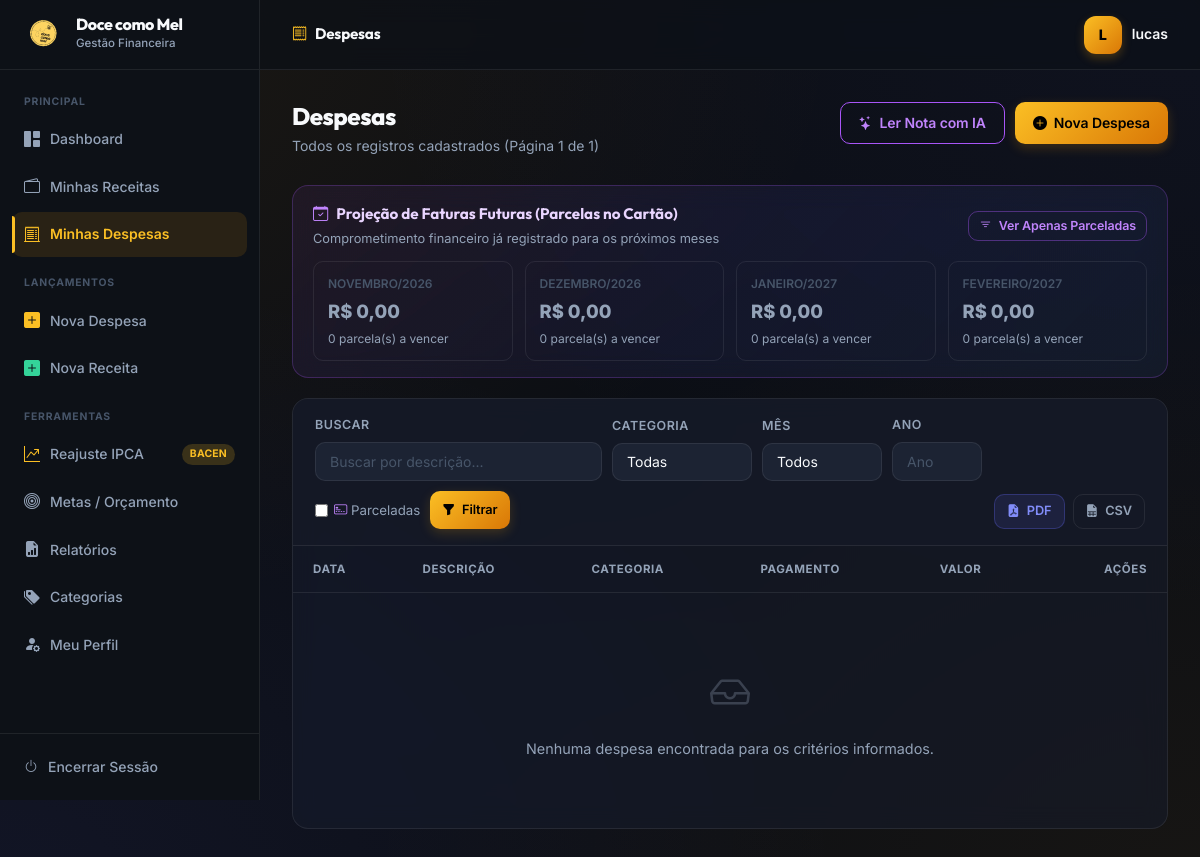
Page /gastos/ (signed in) on the earlier database version.
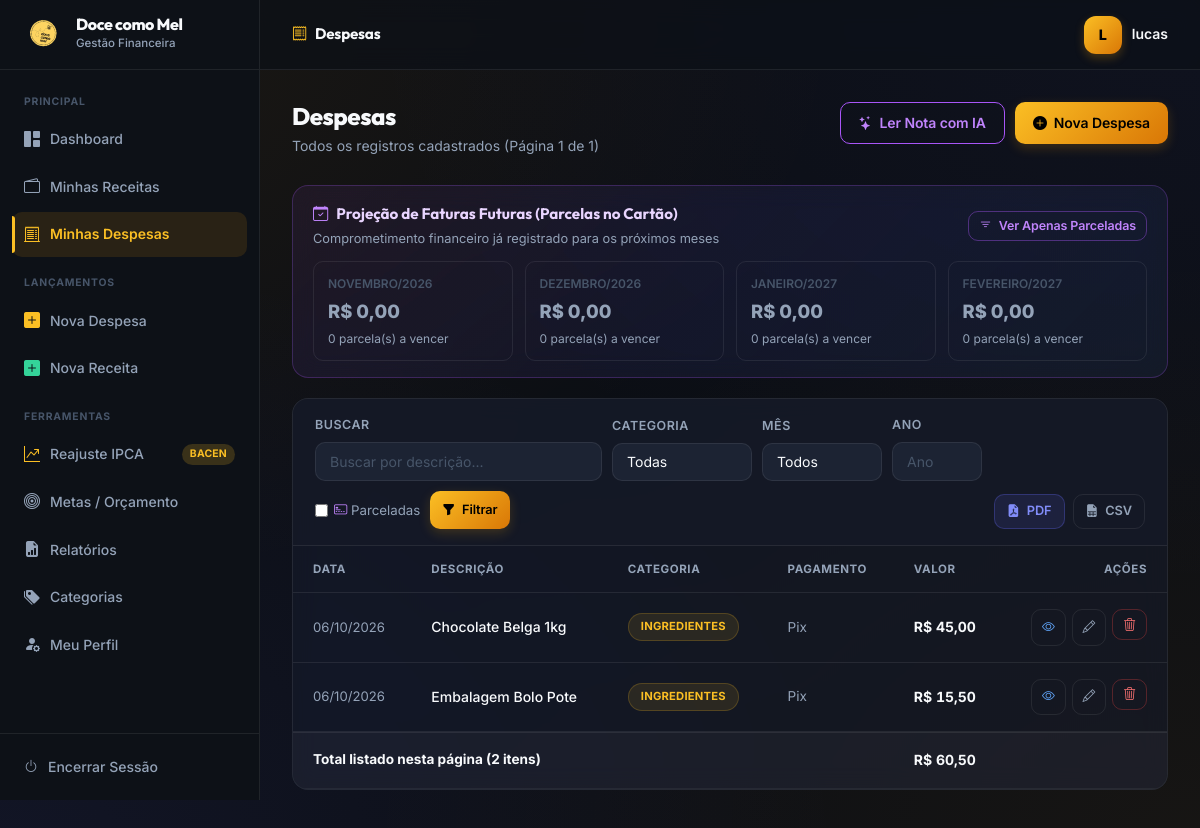
Same page on the later database version.
### app/models/gasto.py (models this page shows, shortened)
class Gasto(db.Model):
    __tablename__ = 'gasto'
    id_gasto = db.Column(db.Integer, primary_key=True)
    valor = db.Column(db.Numeric(10, 2), nullable=False)
    data_gasto = db.Column(db.Date, nullable=False, default=date.today, index=True)
    forma_pagamento = db.Column(db.String(50), nullable=False)
    descricao = db.Column(db.String(255), nullable=True)
    id_usuario = db.Column(db.Integer, db.ForeignKey('usuario.id_usuario'), nullable=False, index=True)
    id_categoria = db.Column(db.Integer, db.ForeignKey('categoria.id_categoria'), nullable=False)
    parcela_atual = db.Column(db.Integer, nullable=True, default=1)
    total_parcelas = db.Column(db.Integer, nullable=True, default=1)
    id_parcelamento = db.Column(db.String(36), nullable=True, index=True)
    comprovante = db.Column(db.String(255), nullable=True)
    is_recorrente = db.Column(db.Boolean, nullable=False, default=False)
    dia_recorrencia = db.Column(db.Integer, nullable=True)
    is_pago = db.Column(db.Boolean, nullable=False, default=True)

### app/models/categoria.py (models this page shows, shortened)
class Categoria(db.Model):
    __tablename__ = 'categoria'
    id_categoria = db.Column(db.Integer, primary_key=True)
    nome_categoria = db.Column(db.String(100), nullable=False, unique=True)
    id_categoria_pai = db.Column(db.Integer, db.ForeignKey('categoria.id_categoria'), nullable=True)
    subcategorias = db.relationship('Categoria', backref=db.backref('pai', remote_side=[id_categoria]), lazy='dynamic')
    gastos = db.relationship('Gasto', backref='categoria', lazy=True)

### app/routes/gastos.py (the view)
@gastos_bp.route('/')
@login_required
def listar():
    id_usuario = session['id_usuario']
    mes = request.args.get('mes', type=int)
    ano = request.args.get('ano', type=int)
    busca = request.args.get('busca', '').strip() or None
    id_categoria = request.args.get('id_categoria', type=int) or None
    parcelados = request.args.get('parcelados', type=int) == 1
    page = request.args.get('page', type=int, default=1)
    categorias = CategoriaService.listar_todas()
    paginacao = GastoService.listar_paginado(
        id_usuario=id_usuario, page=page, per_page=PER_PAGE,
        mes=mes, ano=ano, busca=busca, id_categoria=id_categoria,
        apenas_parcelados=parcelados
    )
    gastos = paginacao.items
    total = GastoService.calcular_total(gastos)
    projecoes = GastoService.buscar_projecao_parcelas_futuras(id_usuario, 4)
    return render_template(
        'gastos/listar.html',
        gastos=gastos, paginacao=paginacao,
        mes=mes, ano=ano, busca=busca or '',
        id_categoria=id_categoria, categorias=categorias,
        parcelados=parcelados, projecoes=projecoes,
        total=float(total)
    )

### app/templates/gastos/listar.html (shortened to what this page needs)
{% extends 'base.html' %}
{% block topbar_title %}<i class="bi bi-receipt" style="color:var(--amber);margin-right:8px;"></i>Despesas{% endblock %}
{% block content %}
<div class="page-header">
    <div>
        <h1 class="page-title">Despesas</h1>
        <p class="page-subtitle">
            {% if mes and ano %}
                Exibindo registros de {{ "%02d"|format(mes) }}/{{ ano }}
            {% else %}
                Todos os registros cadastrados (Página {{ paginacao.page }} de {{ paginacao.pages or 1 }})
            {% endif %}
        </p>
    </div>
    <div style="display:flex; gap:10px;">
        <a href="{{ url_for('ia_fiscal.upload') }}" class="btn btn-outline" style="border-color:#a855f7; color:#c084fc;">
            <i class="bi bi-stars"></i> Ler Nota com IA
        </a>
        <a href="{{ url_for('gastos.novo') }}" class="btn btn-primary">
            <i class="bi bi-plus-circle-fill"></i> Nova Despesa
        </a>
    </div>
</div>
{% if projecoes %}
<div class="card" style="margin-bottom: 20px; background: linear-gradient(135deg, rgba(168, 85, 247, 0.08) 0%, rgba(30, 41, 59, 0.4) 100%); border: 1px solid rgba(168, 85, 247, 0.25);">
    <div class="card-body" style="padding: 16px 20px;">
        <div style="display:flex; justify-content:space-between; align-items:center; flex-wrap:wrap; gap:12px; margin-bottom: 12px;">
            <div>
                <h3 style="font-size: 0.95rem; font-weight: 700; color: #e9d5ff; margin:0; display:flex; align-items:center; gap:8px;">
                    <i class="bi bi-calendar-check" style="color:#c084fc;"></i> Projeção de Faturas Futuras (Parcelas no Cartão)
                </h3>
                <span style="font-size: 0.8rem; color: var(--text-muted);">Comprometimento financeiro já registrado para os próximos meses</span>
            </div>
            <a href="{{ url_for('gastos.listar', parcelados=1) }}" class="btn btn-outline btn-sm" style="font-size:0.78rem; padding:4px 10px; border-color:rgba(168,85,247,0.4); color:#c084fc;">
                <i class="bi bi-filter"></i> Ver Apenas Parceladas
            </a>
        </div>
        <div style="display:grid; grid-template-columns: repeat(auto-fit, minmax(170px, 1fr)); gap: 12px;">
            {% for p in projecoes %}
            {% set nomes_m = ['', 'Janeiro', 'Fevereiro', 'Março', 'Abril', 'Maio', 'Junho', 'Julho', 'Agosto', 'Setembro', 'Outubro', 'Novembro', 'Dezembro'] %}
            <div style="background: var(--surface-1); border: 1px solid var(--border); border-radius: var(--radius-sm); padding: 12px 14px;">
                <div style="font-size:0.75rem; color:var(--text-subtle); text-transform:uppercase; font-weight:600;">
                    {{ nomes_m[p.mes] }}/{{ p.ano }}
                </div>
                <div style="font-size: 1.15rem; font-weight: 800; color: {% if p.total_parcelas > 0 %}var(--red){% else %}var(--text-muted){% endif %}; margin-top: 4px;">
                    R$ {{ "%.2f"|format(p.total_parcelas)|replace('.',',') }}
                </div>
                <div style="font-size:0.75rem; color:var(--text-muted); margin-top:2px;">
                    {{ p.qtd_parcelas }} parcela(s) a vencer
                </div>
            </div>
            {% endfor %}
        </div>
    </div>
</div>
{% endif %}
<div class="card">
    <div class="filter-bar">
        <form method="GET" style="display:flex; align-items:flex-end; gap:10px; flex-wrap:wrap; flex:1;">
            <div class="form-group" style="flex: 1; min-width: 180px;">
                <label class="form-label">Buscar</label>
                <div style="position:relative;">
                    <input type="text" name="busca" class="form-control"
                           placeholder="Buscar por descrição..." value="{{ busca }}">
                </div>
            </div>
            <div class="form-group" style="min-width: 140px;">
                <label class="form-label">Categoria</label>
                <select name="id_categoria" class="form-select">
                    <option value="">Todas</option>
                </select>
            </div>
            <div class="form-group" style="width: 120px;">
                <label class="form-label">Mês</label>
                <select name="mes" class="form-select">
                    <option value="">Todos</option>
                    {% set meses_nomes = ['Janeiro', 'Fevereiro', 'Março', 'Abril', 'Maio', 'Junho', 'Julho', 'Agosto', 'Setembro', 'Outubro', 'Novembro', 'Dezembro'] %}
                </select>
            </div>
            <div class="form-group" style="width: 90px;">
                <label class="form-label">Ano</label>
                <input type="number" name="ano" class="form-control"
                       placeholder="Ano" value="{{ ano or '' }}" min="2020" max="2099">
            </div>
            <div class="form-group" style="display:flex; align-items:center; padding-bottom: 8px;">
                <label style="display:flex; align-items:center; gap:6px; font-size:0.83rem; cursor:pointer; color:var(--text-muted); margin-bottom:0; white-space:nowrap;">
                    <input type="checkbox" name="parcelados" value="1" {% if parcelados %}checked{% endif %} onchange="this.form.submit()">
                    <span><i class="bi bi-credit-card-2-front" style="color:#c084fc;"></i> Parceladas</span>
                </label>
            </div>
            <button type="submit" class="btn btn-primary btn-sm" style="height: 38px;">
                <i class="bi bi-funnel-fill"></i> Filtrar
            </button>
        </form>
        <div style="display:flex; gap:8px;">
            {% if mes and ano %}
            <a href="{{ url_for('gastos.exportar', mes=mes, ano=ano) }}"
               class="btn btn-export btn-sm" title="Baixar relatório PDF">
                <i class="bi bi-file-earmark-pdf-fill"></i> PDF
            </a>
            <a href="{{ url_for('gastos.exportar_csv', mes=mes, ano=ano) }}"
               class="btn btn-outline btn-sm" title="Baixar dados em CSV">
                <i class="bi bi-file-earmark-spreadsheet-fill"></i> CSV
            </a>
            {% else %}
            <a href="{{ url_for('gastos.exportar') }}"
               class="btn btn-export btn-sm" title="Baixar todos os dados em PDF">
                <i class="bi bi-file-earmark-pdf-fill"></i> PDF
            </a>
            <a href="{{ url_for('gastos.exportar_csv') }}"
               class="btn btn-outline btn-sm" title="Baixar todos os dados em CSV">
                <i class="bi bi-file-earmark-spreadsheet-fill"></i> CSV
            </a>
            {% endif %}
        </div>
    </div>
    <table class="table">
        <thead>
            <tr>
                <th>Data</th>
                <th>Descrição</th>
                <th>Categoria</th>
                <th>Pagamento</th>
                <th>Valor</th>
                <th style="text-align:right;">Ações</th>
            </tr>
        </thead>
        <tbody>
            {% for gasto in gastos %}
            <tr>
                <td style="white-space:nowrap; color:var(--text-muted); font-size:0.82rem;">
                    {{ gasto.data_gasto.strftime('%d/%m/%Y') }}
                </td>
                <td>
                    <a href="{{ url_for('gastos.detalhes', id=gasto.id_gasto) }}" style="color:var(--text-primary); text-decoration:none; font-weight:500;">
                        {{ gasto.descricao or '—' }}
                    </a>
                </td>
                <td><span class="badge badge-default">{{ gasto.categoria.nome_categoria }}</span></td>
                <td style="color:var(--text-muted); font-size:0.85rem;">{{ gasto.forma_pagamento }}</td>
                <td class="valor-negativo" style="white-space:nowrap;">
                    R$ {{ "%.2f"|format(gasto.valor)|replace(".",",") }}
                </td>
                <td>
                    <div style="display:flex; gap:6px; justify-content:flex-end;">
                        <a href="{{ url_for('gastos.detalhes', id=gasto.id_gasto) }}"
                           class="btn btn-ghost btn-sm btn-icon" title="Ver Detalhes" style="color:#60a5fa;">
                            <i class="bi bi-eye"></i>
                        </a>
                        <a href="{{ url_for('gastos.editar', id=gasto.id_gasto) }}"
                           class="btn btn-ghost btn-sm btn-icon" title="Editar">
                            <i class="bi bi-pencil"></i>
                        </a>
                        <form method="POST" action="{{ url_for('gastos.excluir', id=gasto.id_gasto) }}"
                              data-confirm="Tem certeza que deseja excluir esta parcela (R$ {{ '%.2f'|format(gasto.valor)|replace('.',',') }})?">
                            <button type="submit" class="btn btn-danger btn-sm btn-icon" title="Excluir esta parcela">
                                <i class="bi bi-trash3"></i>
                            </button>
                        </form>
                    </div>
                </td>
            </tr>
            {% else %}
            <tr>
                <td colspan="6">
                    <div class="empty-state">
                        <i class="bi bi-inbox"></i>
                        <p>Nenhuma despesa encontrada para os critérios informados.</p>
                    </div>
                </td>
            </tr>
            {% endfor %}
        </tbody>
        {% if gastos %}
        <tfoot>
            <tr class="table-total">
                <td colspan="4" style="color:var(--text-muted); font-size:0.85rem;">
                    Total listado nesta página ({{ gastos|length }} itens)
                </td>
                <td class="valor-negativo" style="white-space:nowrap;">
                    R$ {{ "%.2f"|format(total)|replace(".",",") }}
                </td>
                <td></td>
            </tr>
        </tfoot>
        {% endif %}
    </table>
</div>
{% endblock %}

Differences in the rows shown:
added Gasto: data_gasto "06/10/2026", descricao "Chocolate Belga 1kg", categoria.nome_categoria "INGREDIENTES", forma_pagamento "Pix", valor "45,00"
added Gasto: data_gasto "06/10/2026", descricao "Embalagem Bolo Pote", categoria.nome_categoria "INGREDIENTES", forma_pagamento "Pix", valor "15,50"
Other differences:
{{ gastos|length }}: (not shown) → "2"
{{ "%.2f"|format(total)|replace(".",",") }}: (not shown) → "60,50"
text no longer shown: "Nenhuma despesa encontrada para os critérios informados."
text now shown: "Total listado nesta página ( itens) R$"
